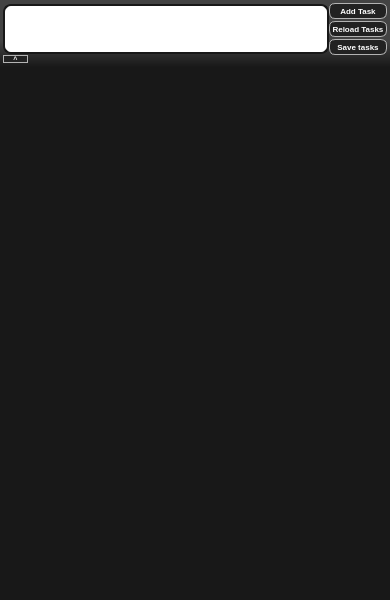
<?xml version="1.0" encoding="UTF-8"?>
<ui version="4.0">
 <class>TodoAppClass</class>
 <widget class="QMainWindow" name="TodoAppClass">
  <property name="geometry">
   <rect>
    <x>0</x>
    <y>0</y>
    <width>390</width>
    <height>600</height>
   </rect>
  </property>
  <property name="minimumSize">
   <size>
    <width>300</width>
    <height>300</height>
   </size>
  </property>
  <property name="maximumSize">
   <size>
    <width>600</width>
    <height>16777215</height>
   </size>
  </property>
  <property name="windowTitle">
   <string>MTodo</string>
  </property>
  <property name="windowIcon">
   <iconset resource="TodoApp.qrc">
    <normaloff>:/TodoApp/appicon.ico</normaloff>:/TodoApp/appicon.ico</iconset>
  </property>
  <property name="styleSheet">
   <string notr="true">QMainWindow { 
	background-color: rgb(24, 24, 24);
}
</string>
  </property>
  <property name="iconSize">
   <size>
    <width>24</width>
    <height>24</height>
   </size>
  </property>
  <property name="tabShape">
   <enum>QTabWidget::Rounded</enum>
  </property>
  <widget class="QWidget" name="centralWidget">
   <property name="sizePolicy">
    <sizepolicy hsizetype="Expanding" vsizetype="Expanding">
     <horstretch>0</horstretch>
     <verstretch>0</verstretch>
    </sizepolicy>
   </property>
   <property name="maximumSize">
    <size>
     <width>16777215</width>
     <height>16777215</height>
    </size>
   </property>
   <property name="styleSheet">
    <string notr="true"/>
   </property>
   <layout class="QVBoxLayout" name="verticalLayout_2">
    <property name="spacing">
     <number>0</number>
    </property>
    <property name="leftMargin">
     <number>0</number>
    </property>
    <property name="topMargin">
     <number>0</number>
    </property>
    <property name="rightMargin">
     <number>0</number>
    </property>
    <property name="bottomMargin">
     <number>0</number>
    </property>
    <item>
     <widget class="QWidget" name="inputTaskArea" native="true">
      <property name="styleSheet">
       <string notr="true">QWidget#inputTaskArea{
	background-color: qlineargradient(spread:pad, x1:1, y1:1, x2:1, y2:0, stop:0 rgba(24, 24, 24, 255), stop:0.386364 rgba(67, 67, 67, 255));
}</string>
      </property>
      <layout class="QGridLayout" name="gridLayout">
       <property name="leftMargin">
        <number>3</number>
       </property>
       <property name="topMargin">
        <number>3</number>
       </property>
       <property name="rightMargin">
        <number>3</number>
       </property>
       <property name="bottomMargin">
        <number>4</number>
       </property>
       <property name="spacing">
        <number>0</number>
       </property>
       <item row="2" column="1">
        <widget class="QPushButton" name="upbtn">
         <property name="enabled">
          <bool>true</bool>
         </property>
         <property name="sizePolicy">
          <sizepolicy hsizetype="Fixed" vsizetype="Fixed">
           <horstretch>0</horstretch>
           <verstretch>0</verstretch>
          </sizepolicy>
         </property>
         <property name="maximumSize">
          <size>
           <width>25</width>
           <height>8</height>
          </size>
         </property>
         <property name="font">
          <font>
           <pointsize>5</pointsize>
           <weight>75</weight>
           <bold>true</bold>
          </font>
         </property>
         <property name="styleSheet">
          <string notr="true">QPushButton {
border-radius: 6px;
border: 1px solid  rgb(179, 179, 179);
background-color: rgb(34, 34, 34);
color: white;
}

QPushButton:hover {
	border-color: rgb(225, 225, 225);
}</string>
         </property>
         <property name="text">
          <string>^</string>
         </property>
        </widget>
       </item>
       <item row="0" column="1">
        <layout class="QHBoxLayout" name="taskAdderLayout">
         <property name="spacing">
          <number>0</number>
         </property>
         <property name="leftMargin">
          <number>0</number>
         </property>
         <property name="topMargin">
          <number>0</number>
         </property>
         <property name="rightMargin">
          <number>0</number>
         </property>
         <property name="bottomMargin">
          <number>0</number>
         </property>
         <item>
          <widget class="QPlainTextEdit" name="todoText">
           <property name="sizePolicy">
            <sizepolicy hsizetype="Expanding" vsizetype="Fixed">
             <horstretch>0</horstretch>
             <verstretch>0</verstretch>
            </sizepolicy>
           </property>
           <property name="maximumSize">
            <size>
             <width>16777215</width>
             <height>50</height>
            </size>
           </property>
           <property name="font">
            <font>
             <strikeout>false</strikeout>
            </font>
           </property>
           <property name="styleSheet">
            <string notr="true">QPlainTextEdit{
border: 2px solid rgb(24, 24, 24);
background-color: rgb(255, 255, 255);
width:3px;    
border-radius: 8px;
}</string>
           </property>
           <property name="frameShape">
            <enum>QFrame::StyledPanel</enum>
           </property>
           <property name="frameShadow">
            <enum>QFrame::Plain</enum>
           </property>
          </widget>
         </item>
         <item>
          <layout class="QVBoxLayout" name="verticalLayout">
           <property name="spacing">
            <number>2</number>
           </property>
           <item>
            <widget class="QPushButton" name="addTextBtn">
             <property name="sizePolicy">
              <sizepolicy hsizetype="Fixed" vsizetype="Fixed">
               <horstretch>0</horstretch>
               <verstretch>0</verstretch>
              </sizepolicy>
             </property>
             <property name="maximumSize">
              <size>
               <width>60</width>
               <height>16777215</height>
              </size>
             </property>
             <property name="font">
              <font>
               <pointsize>6</pointsize>
               <weight>75</weight>
               <bold>true</bold>
              </font>
             </property>
             <property name="styleSheet">
              <string notr="true">QPushButton {
border-radius: 6px;
border: 1px solid  rgb(179, 179, 179);
background-color: rgb(34, 34, 34);
color: white;
padding: 2px 2px 2px 2px;
opacity: 0.6;
}

QPushButton:hover {
	border-color: rgb(225, 225, 225);
}

QPushButton:disabled {
	border-color: rgb(34, 34, 34);
}
</string>
             </property>
             <property name="text">
              <string>Add Task</string>
             </property>
             <property name="autoRepeatDelay">
              <number>1000</number>
             </property>
             <property name="default">
              <bool>false</bool>
             </property>
             <property name="flat">
              <bool>false</bool>
             </property>
            </widget>
           </item>
           <item>
            <widget class="QPushButton" name="reloadTasksBtn">
             <property name="sizePolicy">
              <sizepolicy hsizetype="Fixed" vsizetype="Fixed">
               <horstretch>0</horstretch>
               <verstretch>0</verstretch>
              </sizepolicy>
             </property>
             <property name="maximumSize">
              <size>
               <width>60</width>
               <height>20</height>
              </size>
             </property>
             <property name="font">
              <font>
               <pointsize>6</pointsize>
               <weight>75</weight>
               <bold>true</bold>
              </font>
             </property>
             <property name="styleSheet">
              <string notr="true">QPushButton {
border-radius: 6px;
border: 1px solid  rgb(179, 179, 179);
background-color: rgb(34, 34, 34);
color: white;
padding: 2px 2px 2px 2px;
}

QPushButton:hover {
	border-color: rgb(225, 225, 225);
}

QPushButton:!enabled {
	color: black;
}</string>
             </property>
             <property name="text">
              <string>Reload Tasks</string>
             </property>
             <property name="autoRepeatDelay">
              <number>1000</number>
             </property>
            </widget>
           </item>
           <item>
            <widget class="QPushButton" name="saveTasks">
             <property name="sizePolicy">
              <sizepolicy hsizetype="Fixed" vsizetype="Fixed">
               <horstretch>0</horstretch>
               <verstretch>0</verstretch>
              </sizepolicy>
             </property>
             <property name="maximumSize">
              <size>
               <width>60</width>
               <height>16777215</height>
              </size>
             </property>
             <property name="font">
              <font>
               <pointsize>6</pointsize>
               <weight>75</weight>
               <bold>true</bold>
              </font>
             </property>
             <property name="styleSheet">
              <string notr="true">QPushButton {
border-radius: 6px;
border: 1px solid  rgb(179, 179, 179);
background-color: rgb(34, 34, 34);
color: white;
padding: 2px 2px 2px 2px;
}

QPushButton:hover {
	border-color: rgb(225, 225, 225);
}

QPushButton:!enabled {
	color: grey;
border: 1px solid  black;
}</string>
             </property>
             <property name="text">
              <string>Save tasks</string>
             </property>
             <property name="autoRepeatDelay">
              <number>1009</number>
             </property>
            </widget>
           </item>
          </layout>
         </item>
        </layout>
       </item>
      </layout>
     </widget>
    </item>
    <item>
     <widget class="QScrollArea" name="scrollArea">
      <property name="styleSheet">
       <string notr="true">QScrollArea {
	background-color: transparent;
}</string>
      </property>
      <property name="frameShape">
       <enum>QFrame::NoFrame</enum>
      </property>
      <property name="widgetResizable">
       <bool>true</bool>
      </property>
      <widget class="QWidget" name="scrollAreaWidgetContents">
       <property name="geometry">
        <rect>
         <x>0</x>
         <y>0</y>
         <width>390</width>
         <height>529</height>
        </rect>
       </property>
       <property name="styleSheet">
        <string notr="true">QWidget#scrollAreaWidgetContents {
	background-color: transparent;
}</string>
       </property>
      </widget>
     </widget>
    </item>
   </layout>
  </widget>
 </widget>
 <layoutdefault spacing="6" margin="11"/>
 <resources>
  <include location="TodoApp.qrc"/>
 </resources>
 <connections/>
</ui>
